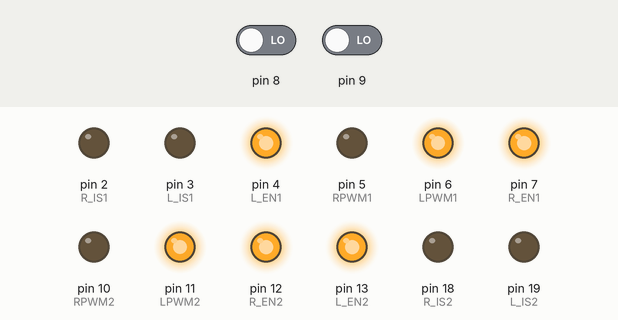
This sketch was run on a simulated Arduino Uno, built with avr-gcc and run on an emulated ATmega328P. Parts: output pins drawn as LEDs (lit = HIGH). The inputs (shaded band) are chosen by the test bench; at power-on: pin 8 LOW, pin 9 LOW. What the sketch prints to the serial monitor is not drawn.

Above: at 0.1 s.
Timing chart, 0 to 1.6 s (numbered marks = the images above):
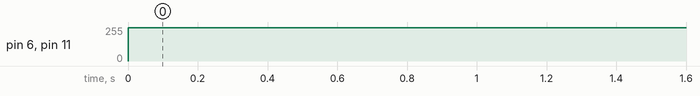

The sketch:

IRIS.ino
```cpp
#define RPWM1 5
#define LPWM1 6
#define R_EN1 7
#define L_EN1 4
#define R_IS1 2
#define L_IS1 3

#define RPWM2 10
#define LPWM2 11
#define R_EN2 12
#define L_EN2 13
#define R_IS2 18
#define L_IS2 19

unsigned long timer[4];
byte last_channel[4];
int input[4];

int spd1 = 100;
int spd2 = 100;
int a = 0;

void setup() {
  pinMode(RPWM1, OUTPUT);
  pinMode(LPWM1, OUTPUT);
  pinMode(R_EN1, OUTPUT);
  pinMode(L_EN1, OUTPUT);
  pinMode(R_IS1, OUTPUT);
  pinMode(L_IS1, OUTPUT);

  pinMode(RPWM2, OUTPUT);
  pinMode(LPWM2, OUTPUT);
  pinMode(R_EN2, OUTPUT);
  pinMode(L_EN2, OUTPUT);
  pinMode(R_IS2, OUTPUT);
  pinMode(L_IS2, OUTPUT);

  digitalWrite(R_EN1, HIGH);
  digitalWrite(L_EN1, HIGH);
  digitalWrite(R_IS1, LOW);
  digitalWrite(L_IS1, LOW);

  digitalWrite(R_EN2, HIGH);
  digitalWrite(L_EN2, HIGH);
  digitalWrite(R_IS2, LOW);
  digitalWrite(L_IS2, LOW);

  PCICR |= (1 << PCIE0);
  PCMSK0 |= (1 << PCINT0);
  PCMSK0 |= (1 << PCINT1);

  Serial.begin(9600);
}

void loop() {

  Serial.println(spd1);
  //Serial.println(spd2);

  a = abs(1500 - input[0]);
  if (a > 490) a = 490;
  spd1 = map(a,0,490,0,250);

  a = abs(1500 - input[1]);
  if (a > 490) a = 490;
  spd2 = map(a,0,490,0,250);

  if (input[0] > 1450 && input[0] < 1550){
    digitalWrite(RPWM1, LOW);
    digitalWrite(LPWM1, LOW);
  }
  else if (input[0] > 1550){
    analogWrite(RPWM1, spd1);
    digitalWrite(LPWM1, LOW);
  }
  else if (input[0] < 1450){
    analogWrite(LPWM1, spd1);
    digitalWrite(RPWM1, LOW);
  }


  if (input[1] > 1450 && input[1] < 1550){
    digitalWrite(RPWM2, LOW);
    digitalWrite(LPWM2, LOW);
  }
  else if (input[1] > 1550){
    analogWrite(RPWM2, spd2);
    digitalWrite(LPWM2, LOW);
  }
  else if (input[1] < 1450){
    analogWrite(LPWM2, spd2);
    digitalWrite(RPWM2, LOW);
  }
}

ISR(PCINT0_vect) {
  timer[0] = micros();
  if(last_channel[0] == 0 && PINB & B00000001) {
    last_channel[0] = 1;
    timer[1] = timer[0];
  }
  else if(last_channel[0] == 1 && !(PINB & B00000001)) {
    last_channel[0] = 0;
    input[0] = timer[0] - timer[1];
  }

  if(last_channel[1] == 0 && PINB & B00000010) {
    last_channel[1] = 1;
    timer[2] = timer[0];
  }
  else if(last_channel[1] == 1 && !(PINB & B00000010)) {
    last_channel[1] = 0;
    input[1] = timer[0] - timer[2];
  }
}
```

Measured:
- by itself, pin 6 (LPWM1), pin 11 (LPWM2): 0/255 → 250/255 at 0.00 s
